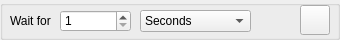
   <widget class="QGroupBox" name="groupBox_10">
    <property name="geometry">
     <rect>
      <x>10</x>
      <y>260</y>
      <width>340</width>
      <height>40</height>
     </rect>
    </property>
    <property name="title">
     <string/>
    </property>
    <widget class="QLabel" name="label_18">
     <property name="geometry">
      <rect>
       <x>10</x>
       <y>10</y>
       <width>41</width>
       <height>21</height>
      </rect>
     </property>
     <property name="text">
      <string>Wait for</string>
     </property>
    </widget>
    <widget class="QSpinBox" name="sleepTime">
     <property name="geometry">
      <rect>
       <x>60</x>
       <y>10</y>
       <width>71</width>
       <height>22</height>
      </rect>
     </property>
     <property name="minimum">
      <number>1</number>
     </property>
     <property name="maximum">
      <number>1000</number>
     </property>
    </widget>
    <widget class="QPushButton" name="sleep">
     <property name="geometry">
      <rect>
       <x>300</x>
       <y>5</y>
       <width>30</width>
       <height>30</height>
      </rect>
     </property>
     <property name="toolTip">
      <string>&lt;html&gt;&lt;head/&gt;&lt;body&gt;&lt;p&gt;Add command&lt;/p&gt;&lt;/body&gt;&lt;/html&gt;</string>
     </property>
     <property name="text">
      <string/>
     </property>
     <property name="icon">
      <iconset resource="resources.qrc">
       <normaloff>:/resources/images/resources/images/plus.png</normaloff>:/resources/images/resources/images/plus.png</iconset>
     </property>
    </widget>
    <widget class="QComboBox" name="sleepComboBox">
     <property name="geometry">
      <rect>
       <x>140</x>
       <y>10</y>
       <width>111</width>
       <height>22</height>
      </rect>
     </property>
     <item>
      <property name="text">
       <string>Seconds</string>
      </property>
     </item>
     <item>
      <property name="text">
       <string>Milliseconds</string>
      </property>
     </item>
    </widget>
   </widget>
